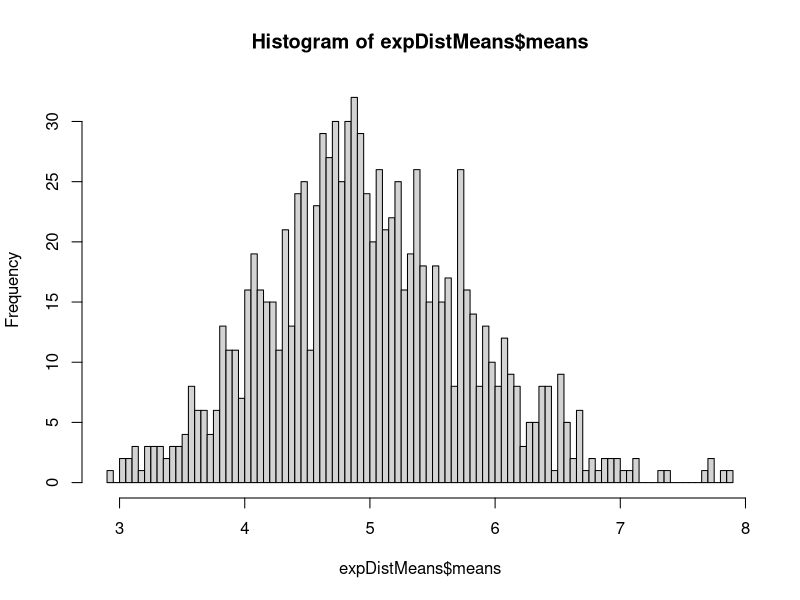
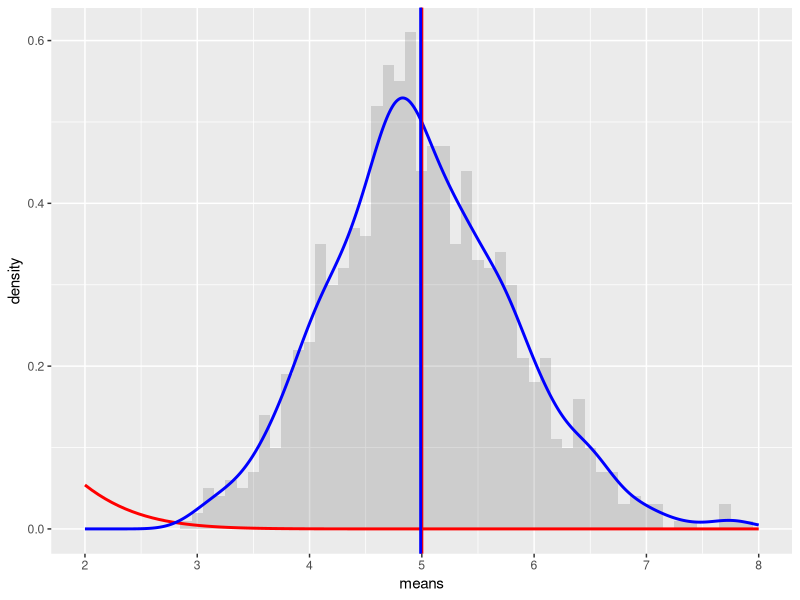

Generate these figures, in order, with R:
## ---- chunk 1

lambda <- 0.2
n <- 40
numberOfSims <- 1000

set.seed(0) #for reproducibility

expDists <- matrix(data=rexp(n*numberOfSims, lambda), nrow = numberOfSims)
expDistMeans <- data.frame(means=apply(expDists, 1, mean))

hist(expDistMeans$means, breaks=100)
## ---- chunk 2
mu <- 1/lambda
mu
## ---- chunk 3
meanOfMeans <- mean(expDistMeans$means)
meanOfMeans
## ---- chunk 4
sigma <- (1/lambda) / sqrt(n)
sigma
## ---- chunk 5
var <- sigma ^ 2
var
## ---- chunk 6
sigma_x <- sd(expDistMeans$means)
sigma_x
## ---- chunk 7
var_x <- var(expDistMeans$means)
var_x
## ---- chunk 8

library(ggplot2)  #for plotting graphs

ggplot(data = expDistMeans, aes(x = means)) + 
  geom_histogram(binwidth=0.1, aes(y=..density..), alpha=0.2) + 
  stat_function(fun = dnorm, arg = list(mean = mu , sd = sigma), colour = "red", size=1) + 
  geom_density(colour="blue", size=1) +
  scale_x_continuous(breaks=seq(mu-3,mu+3,1), limits=c(mu-3,mu+3)) + 
  geom_vline(xintercept = mu, size=1, colour="red") + 
  geom_vline(xintercept = meanOfMeans, size=1, colour="blue") 
